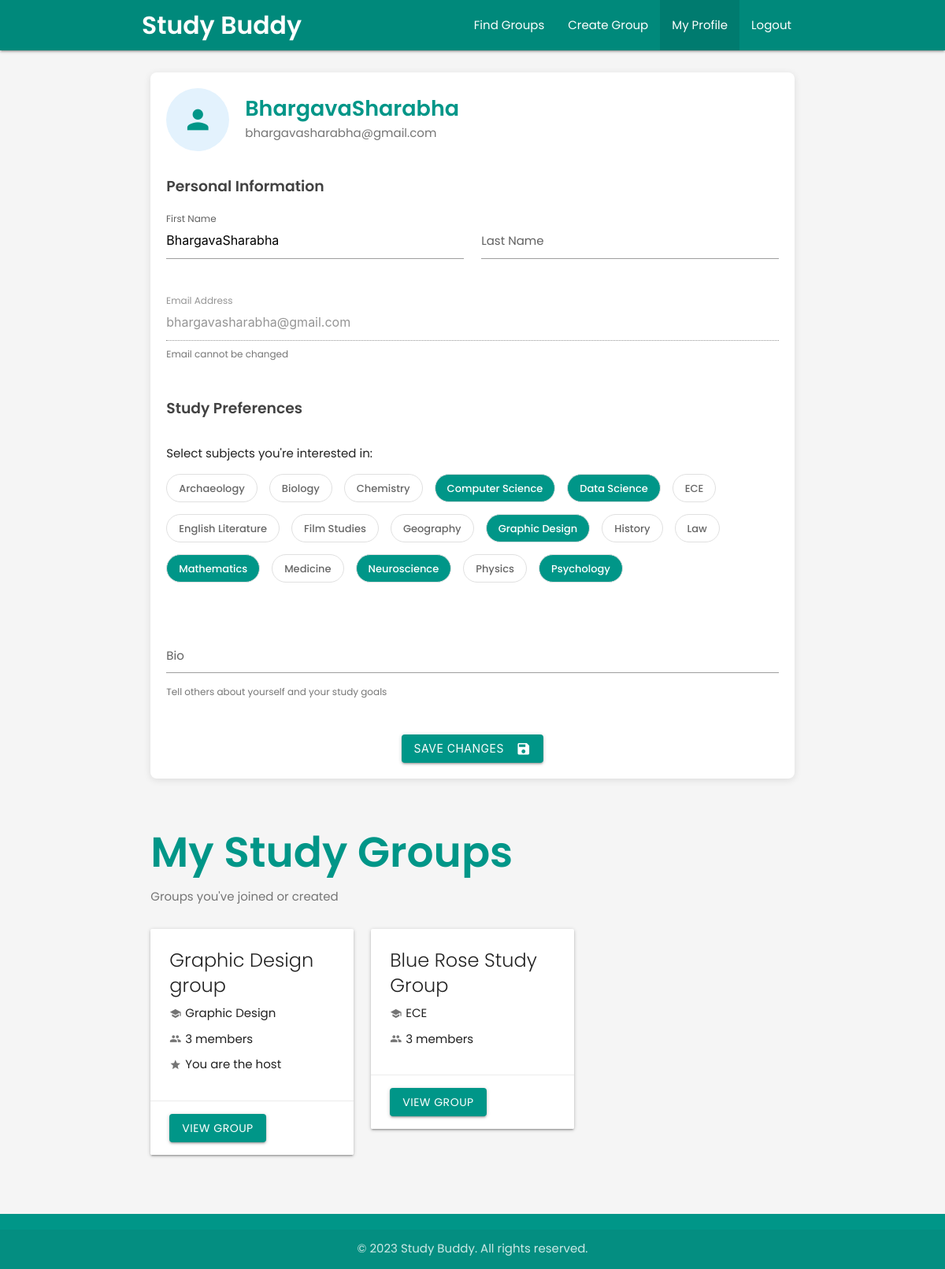
The app's page /profile/profile (signed in) with its own data.
### userAuth/models.py (models this page shows)
class CustomUser(AbstractUser):
    email = models.EmailField(unique=True)
    objects = CustomUserManager()
    EMAIL_FIELD = 'email'
    REQUIRED_FIELDS = ['email']

### userProfile/models.py (models this page shows, shortened)
class Subject(models.Model):
    name = models.CharField(max_length=100, unique=True)
    description = models.TextField(blank=True)
    class Meta:
        ordering = ['name']

### userDashboard/models.py (models this page shows, shortened)
class GroupMembership(models.Model):
    user = models.ForeignKey(settings.AUTH_USER_MODEL, on_delete=models.CASCADE)
    group = models.ForeignKey(StudyGroup, on_delete=models.CASCADE)
    date_joined = models.DateTimeField(auto_now_add=True)
    is_active = models.BooleanField(default=True)
    class Meta:
        unique_together = ('user', 'group')

class StudyGroup(models.Model):
    title = models.CharField(max_length=100)
    description = models.TextField()
    subject = models.ForeignKey(Subject, on_delete=models.CASCADE, related_name='study_groups')
    host = models.ForeignKey(settings.AUTH_USER_MODEL, on_delete=models.CASCADE, related_name='hosted_groups')
    members = models.ManyToManyField(settings.AUTH_USER_MODEL, through='GroupMembership', related_name='joined_groups')
    max_members = models.PositiveIntegerField(default=8)
    meeting_date = models.DateField()
    meeting_time = models.TimeField()
    meeting_location = models.CharField(max_length=255, blank=True)
    slug = models.SlugField(max_length=120, blank=True)
    created_at = models.DateTimeField(auto_now_add=True)
    updated_at = models.DateTimeField(auto_now=True)
    class Meta:
        ordering = ['meeting_date', 'meeting_time']

### userProfile/views.py (the view, shortened to what this page needs)
# urls.py: path('profile/', include('userProfile.urls')),
@login_required
def profile(request):
    user = request.user
    user_profile = user.profile
    subjects = Subject.objects.all().order_by('name')
    selected_subject_ids = list(user_profile.subjects.values_list('id', flat=True))
    memberships = GroupMembership.objects.filter(user=user, is_active=True).select_related('group', 'group__subject')
    context = {
        'user': user,
        'subjects': subjects,
        'selected_subject_ids': selected_subject_ids,
        'profile': user_profile,
        'memberships': memberships
    }
    return render(request, 'userProfile/profile.html', context)

### userProfile/templates/userProfile/profile.html (shortened to what this page needs)
<!DOCTYPE html>
<html lang="en">
<head>
  <link rel="stylesheet" href="https://cdnjs.cloudflare.com/ajax/libs/materialize/1.0.0/css/materialize.min.css">
</head>
<body>
  <header>
    <div class="navbar-fixed">
      <nav class="teal darken-1">
        <div class="nav-wrapper container">
          <a href="{% url 'dashboard' %}" class="brand-logo">Study Buddy</a>
          <ul class="right hide-on-med-and-down">
            <li><a href="{% url 'dashboard' %}">Find Groups</a></li>
            <li><a href="{% url 'create_group' %}">Create Group</a></li>
            <li class="active"><a href="{% url 'profile' %}">My Profile</a></li>
            <li><a href="{% url 'logout' %}">Logout</a></li>
          </ul>
        </div>
      </nav>
    </div>
  </header>
  <main id="main-content" class="container">
    <div class="row">
      <div class="col s12">
        <div class="profile-card card">
          <div class="profile-header">
            <div class="profile-avatar">
              <i class="material-icons">person</i>
            </div>
            <div class="profile-info">
              <h1 class="page-title">{{ user.username }}</h1>
              <p>{{ user.email }}</p>
            </div>
          </div>
          <form method="post">
            <div class="form-section">
              <h2 class="section-title">Personal Information</h2>
              <div class="row">
                <div class="input-field col s12 m6">
                  <input id="first_name" name="first_name" type="text" value="{{ user.first_name }}">
                  <label for="first_name" {% if user.first_name %}class="active"{% endif %}>First Name</label>
                </div>
                <div class="input-field col s12 m6">
                  <input id="last_name" name="last_name" type="text" value="{{ user.last_name }}">
                  <label for="last_name" {% if user.last_name %}class="active"{% endif %}>Last Name</label>
                </div>
              </div>
              <div class="row">
                <div class="input-field col s12">
                  <input id="email" name="email" type="email" value="{{ user.email }}" disabled>
                  <label for="email" class="active">Email Address</label>
                  <span class="helper-text">Email cannot be changed</span>
                </div>
              </div>
            </div>
            <div class="form-section">
              <h2 class="section-title">Study Preferences</h2>
              <div class="row">
                <div class="col s12">
                  <p>Select subjects you're interested in:</p>
                  <div class="subject-chips">
                    {% for subject in subjects %}
                    <div class="chip {% if subject in profile.subjects.all %}selected{% endif %}" onclick="toggleSubject(this, {{ subject.id }})">
                      {{ subject.name }}
                    </div>
                    {% endfor %}
                  </div>
                </div>
              </div>
              <div class="row">
                <div class="input-field col s12">
                  <textarea id="bio" name="bio" class="materialize-textarea">{{ profile.bio }}</textarea>
                  <label for="bio" {% if profile.bio %}class="active"{% endif %}>Bio</label>
                  <span class="helper-text">Tell others about yourself and your study goals</span>
                </div>
              </div>
            </div>
            <div class="submit-section">
              <button type="submit" class="btn waves-effect waves-light">
                Save Changes
                <i class="material-icons right">save</i>
              </button>
            </div>
          </form>
        </div>
      </div>
    </div>
    <div class="row">
      <div class="col s12">
        <h2 class="page-title" style="margin-top: 2rem;">My Study Groups</h2>
        <p class="page-subtitle">Groups you've joined or created</p>
        {% if memberships %}
          <div class="row">
            {% for membership in memberships %}
              <div class="col s12 m6 l4">
                <div class="card hoverable">
                  <div class="card-content">
                    <span class="card-title">{{ membership.group.title }}</span>
                    <div style="display: flex; align-items: center; margin-bottom: 10px;">
                      <i class="material-icons tiny" style="margin-right: 5px; color: #757575;">school</i>
                      <span>{{ membership.group.subject.name }}</span>
                    </div>
                    <div style="display: flex; align-items: center; margin-bottom: 10px;">
                      <i class="material-icons tiny" style="margin-right: 5px; color: #757575;">group</i>
                      <span>{{ membership.group.members.count }} member{{ membership.group.members.count|pluralize }}</span>
                    </div>
                    {% if membership.group.host == user %}
                      <div style="display: flex; align-items: center; margin-bottom: 10px;">
                        <i class="material-icons tiny" style="margin-right: 5px; color: #757575;">star</i>
                        <span>You are the host</span>
                      </div>
                    {% endif %}
                  </div>
                  <div class="card-action">
                    <a href="{% url 'group_details' group_id=membership.group.id slug=membership.group.slug %}" class="btn">View Group</a>
                  </div>
                </div>
              </div>
            {% endfor %}
          </div>
        {% else %}
          <div class="card-panel">
            <p>You haven't joined any study groups yet. <a href="{% url 'dashboard' %}">Find groups to join!</a></p>
          </div>
        {% endif %}
      </div>
    </div>
  </main>
  <footer class="page-footer teal">
    <div class="footer-copyright">
      <div class="container center-align">
        &copy; 2023 Study Buddy. All rights reserved.
      </div>
    </div>
  </footer>
</body>
</html>

### userProfile/templates/userProfile/profile.html (style rules this page uses)
body { font-family: 'Poppins', sans-serif; display: flex; min-height: 100vh; flex-direction: column; background-color: #f5f5f5; }
main { flex: 1 0 auto; padding: 20px 0; }
.btn, .btn-large { background-color: #009688; border-radius: 4px; }
nav .brand-logo { font-weight: 600; }
.page-title { font-weight: 600; margin-bottom: 0.5rem; color: #009688; }
.page-subtitle { color: #757575; margin-bottom: 1.5rem; }
.profile-card { border-radius: 8px; padding: 20px; box-shadow: 0 2px 10px rgba(0,0,0,0.1); }
.profile-header { display: flex; align-items: center; margin-bottom: 30px; }
.profile-avatar { width: 80px; height: 80px; border-radius: 50%; background-color: #e3f2fd; display: flex; align-items: center; justify-content: center; margin-right: 20px; }
.profile-avatar i { font-size: 40px; color: #009688; }
.profile-info h1 { font-size: 1.8rem; margin: 0 0 5px 0; }
.profile-info p { color: #757575; margin: 0; }
.section-title { font-weight: 600; margin-bottom: 20px; color: #424242; font-size: 1.25rem; }
.subject-chips { display: flex; flex-wrap: wrap; gap: 10px; margin-bottom: 30px; }
.chip { background-color: white; border: 1px solid #e0e0e0; font-weight: 500; height: 36px; line-height: 36px; padding: 0 15px; border-radius: 18px; cursor: pointer; transition: all 0.3s ease; }
.chip.selected { background-color: #009688; color: white; }
.input-field label { color: #616161; }
.form-section { margin-bottom: 30px; }
.submit-section { margin-top: 30px; text-align: center; }
.page-footer { background-color: #009688; }

### records on screen
CustomUser: username "BhargavaSharabha", email "bhargavasharabha@gmail.com", first_name "BhargavaSharabha"
Subject: name "Archaeology"
Subject: name "Biology"
Subject: name "Chemistry"
Subject: name "Computer Science"
Subject: name "Data Science"
Subject: name "ECE"
Subject: name "English Literature"
Subject: name "Film Studies"
Subject: name "Geography"
Subject: name "Graphic Design"
Subject: name "History"
Subject: name "Law"
Subject: name "Mathematics"
Subject: name "Medicine"
Subject: name "Neuroscience"
Subject: name "Physics"
Subject: name "Psychology"
GroupMembership: group "Graphic Design group", group.subject.name "Graphic Design", group.members.count "3", shows "You are the host"
GroupMembership: group "Blue Rose Study Group", group.subject.name "ECE", group.members.count "3"
